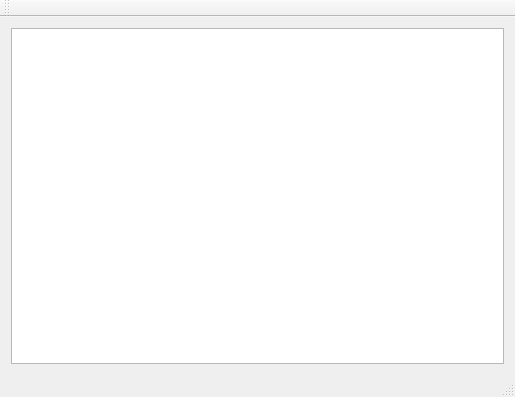
<?xml version="1.0" encoding="UTF-8"?>
<ui version="4.0">
 <class>MainWindow</class>
 <widget class="QMainWindow" name="MainWindow">
  <property name="geometry">
   <rect>
    <x>0</x>
    <y>0</y>
    <width>515</width>
    <height>397</height>
   </rect>
  </property>
  <property name="windowTitle">
   <string>MainWindow</string>
  </property>
  <widget class="QWidget" name="centralWidget">
   <layout class="QVBoxLayout" name="verticalLayout">
    <item>
     <widget class="QGraphicsView" name="graphicsView"/>
    </item>
   </layout>
  </widget>
  <widget class="QMenuBar" name="menuBar">
   <property name="geometry">
    <rect>
     <x>0</x>
     <y>0</y>
     <width>515</width>
     <height>22</height>
    </rect>
   </property>
  </widget>
  <widget class="QToolBar" name="mainToolBar">
   <attribute name="toolBarArea">
    <enum>TopToolBarArea</enum>
   </attribute>
   <attribute name="toolBarBreak">
    <bool>false</bool>
   </attribute>
  </widget>
  <widget class="QStatusBar" name="statusBar"/>
 </widget>
 <layoutdefault spacing="6" margin="11"/>
 <resources/>
 <connections/>
</ui>
